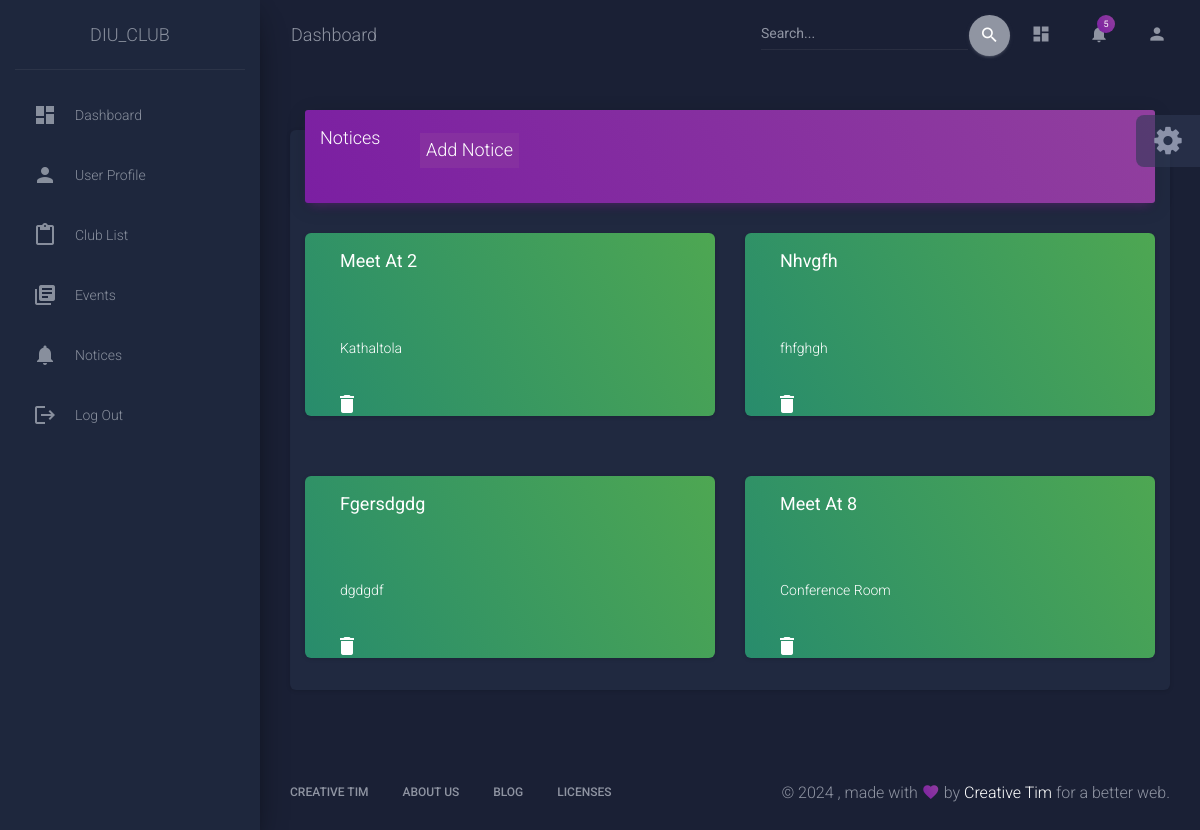
The app's page /notice (signed in), older data.
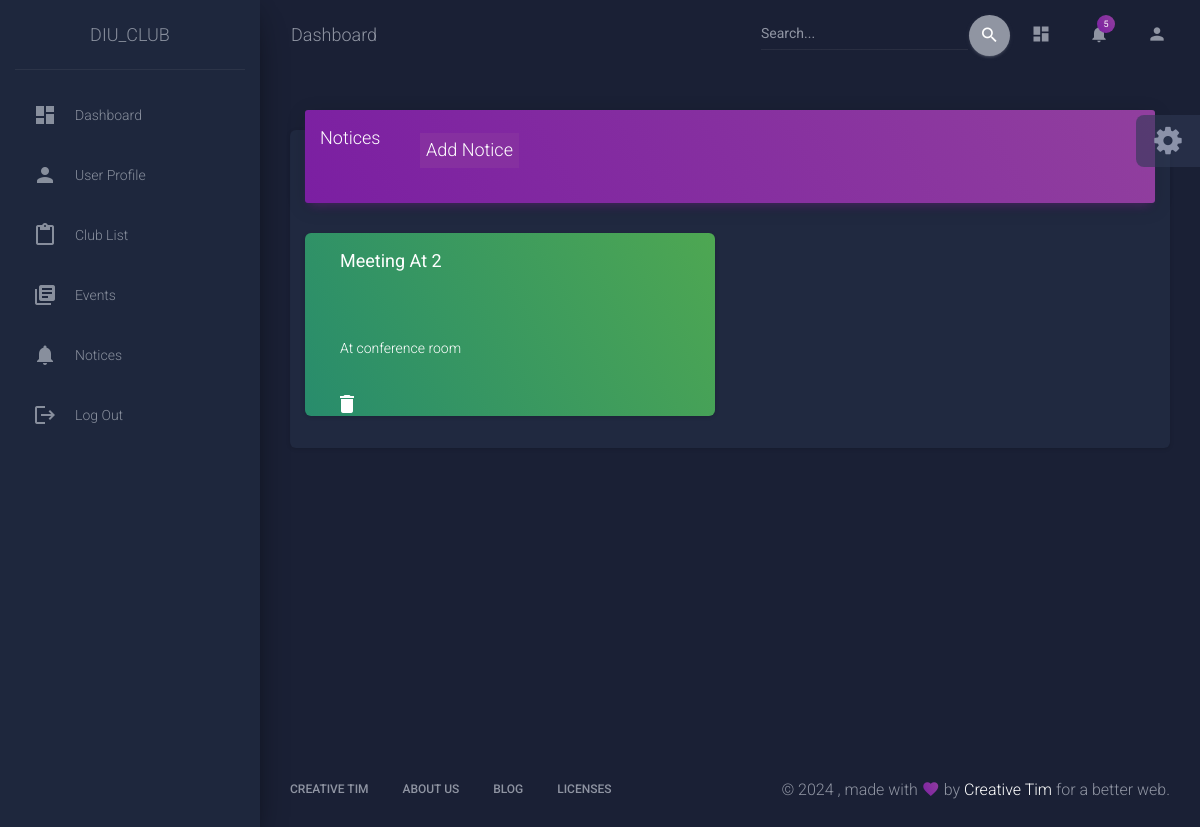
The same page, newer data.
### Dashboard/models.py (models this page shows, shortened)
class Notice(models.Model):
    title = models.CharField(max_length=50)
    description = models.CharField(max_length=500)

### Dashboard/views.py (the view)
# urls.py: path('notice',views.notice,name='notice'),
@login_required
def notice(request):
    if request.method == 'POST':
        form = NoticeForm(request.POST)
        if form.is_valid():
            form.save()
            return redirect('notice')
        else:
            return render(request,'dashboard/notice.html',{"form":form})
    else:
        form_data = Notice.objects.all()
        form = NoticeForm()
        return render(request, 'dashboard/notice.html',{"form":form,"form_data":form_data})

### Dashboard/forms.py
class NoticeForm(forms.ModelForm):
    class Meta:
        model = Notice
        fields = ['title','description']
        widgets ={
            'title': forms.TextInput(attrs={'class': 'form-control'}),
            'description': forms.TextInput(attrs={'class': 'form-control'}),
        }

### templates/dashboard/notice.html (shortened to what the changed rows need)
   {% load static %}
   <!DOCTYPE html>
   <html lang="en">
      <head>
         <link rel="stylesheet" href="https://maxcdn.bootstrapcdn.com/font-awesome/latest/css/font-awesome.min.css">
         <link href="{% static 'css/assets/demo/demo.css' %}" rel="stylesheet" />
         <link href="{% static 'css/assets/css/material-dashboard.css' %}" rel="stylesheet" />
      </head>
      <body class="dark-edition">
         <div class="wrapper">
            <div class="main-panel">
               <div class="content">
                  <div class="container-fluid">
                    <div class="row">
                      <div class="col-md-12">
                        <div class="card">
                          <div class="container">
                            <div class="row">
                              {% for things in form_data %}
                                <div class="col-6">
                                  <div class="card text-white bg-success col-12">
                                      <h4 class="card-body text-white"><strong> {{ things.title|title }} </strong></h4><br>
                                      <p class="card-body text-white"> {{ things.description }}</p>
                                      {% if user.is_superuser %}
                                       <a class="col-1" href="{% url 'delete' things.id %}">
                                          <i class="material-icons">delete</i>
                                       </a>
                                       {% endif %}
                                  </div>
                                </div>
                              {% endfor %}
                            </div>
                          </div>
                     </div>
                  </div>
               </div>
            </div>
         </div>
         </div>
         </div>
      </body>
   </html>

Row changes from the older to the newer data that the page shows:
removed Notice: title "Meet At 2", description "Kathaltola"
removed Notice: title "Nhvgfh", description "fhfghgh"
removed Notice: title "Fgersdgdg", description "dgdgdf"
removed Notice: title "Meet At 8", description "Conference Room"
added Notice: title "Meeting At 2", description "At conference room"
